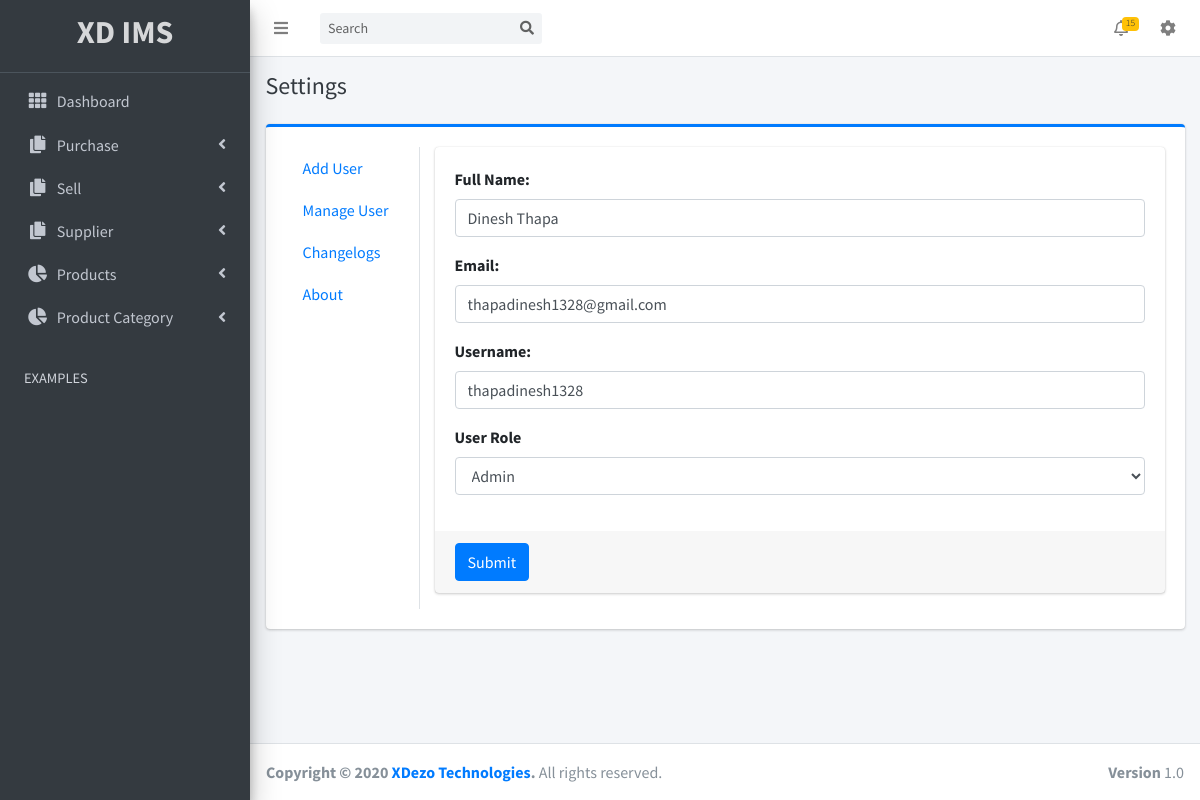
The app's page /edituser.php?id=4 with its own data.
### tables this page shows
CREATE TABLE IF NOT EXISTS `users` (
  `id` int(11) NOT NULL AUTO_INCREMENT,
  `name` varchar(100) NOT NULL,
  `email` varchar(100) NOT NULL,
  `username` varchar(100) NOT NULL,
  `password` varchar(50) NOT NULL,
  `role` varchar(15) NOT NULL,
  `status` int(11) NOT NULL DEFAULT '1',
  `created_at` timestamp NOT NULL DEFAULT CURRENT_TIMESTAMP,
  `updated_at` timestamp NOT NULL DEFAULT CURRENT_TIMESTAMP,
  `deleted_at` timestamp NULL DEFAULT NULL,
  PRIMARY KEY (`id`)
);

### edituser.php (the view, shortened to what this page needs)
<?php require('inc/toppart.php'); ?>
<body class="hold-transition sidebar-mini layout-fixed">
<div class="wrapper">
<?php require('inc/navbar.php'); ?>
<?php require('inc/sidebar.php'); ?>
<?php
if(isset($_GET['id'])) {
    $id = $_GET['id'];
    $query = "SELECT * FROM users WHERE id=$id";
    $result = mysqli_query($conn,$query);
    $row = $result->fetch_assoc();
    $name = $row['name'];
    $email = $row['email'];
    $username = $row['username'];
    $role = $row['role'];
}
?>
  <div class="content-wrapper">
    <div class="content-header">
      <div class="container-fluid">
        <div class="row mb-2">
          <div class="col-sm-6">
          <h4 class="m-0 text-dark">Settings</h4>
          </div>
          <div class="col-sm-6">
          </div>
        </div>
      </div>
    </div>
    <section class="content">
      <div class="container-fluid">
      <div class="card card-primary card-outline">
          <div class="card-body">
            <div class="row">
              <div class="col-sm-12 col-md-2">
                <div class="nav flex-column nav-tabs h-100" id="vert-tabs-tab" role="tablist" aria-orientation="vertical">
                  <a class="nav-link" href="adduser.php">Add User</a>
                  <a class="nav-link"  href="manageuser.php">Manage User</a>
                  <a class="nav-link"  href="changelogs.php">Changelogs</a>
                  <a class="nav-link" href="about.php">About</a>
                </div>
              </div>
              <div class="col-sm-12 col-md-10">
                <div class="tab-content" id="vert-tabs-tabContent">
                  <div class="tab-pane text-left fade show active">
                  <div class="card card-primary">
                    <form role="form" action="process/edituser.php?id=<?php echo $id; ?>" method="POST" enctype="multipart/form-data">
                        <div class="card-body">
                            <div class="form-group">
                                <label for="exampleInputEmail1">Full Name:</label>
                                <input type="text" class="form-control" placeholder="Full Name" name="name" value="<?php echo $name; ?>">
                            </div>
                            <div class="form-group">
                                <label for="exampleInputPassword1">Email:</label>
                                <input type="email" class="form-control" placeholder="Email" name="email" value="<?php echo $email; ?>">
                            </div>
                            <div class="form-group">
                                <label for="exampleInputPassword1">Username:</label>
                                <input type="text" class="form-control" placeholder="Username" name="username" value="<?php echo $username; ?>">
                            </div>
                            <div class="form-group">
                                <label for="">User Role</label>
                                 <select class="form-control" name="role" id="">
                                    <option value="<?php echo $role; ?>"><?php if($role=="admin") { echo 'Admin'; } else { echo 'Editor'; } ?></option>
                                 </select>
                            </div>
                        </div>
                        <div class="card-footer">
                        <button type="submit" class="btn btn-primary" name="submit">Submit</button>
                        </div>
                    </form>
                  </div>
                  </div>
                </div>
              </div>
            </div>
          </div>
        </div>
      </div>
    </section>
  </div>
<?php require('inc/footer.php'); ?>

### records on screen
users: name "Dinesh Thapa", email "thapadinesh1328@gmail.com", username "thapadinesh1328", role "Admin"
